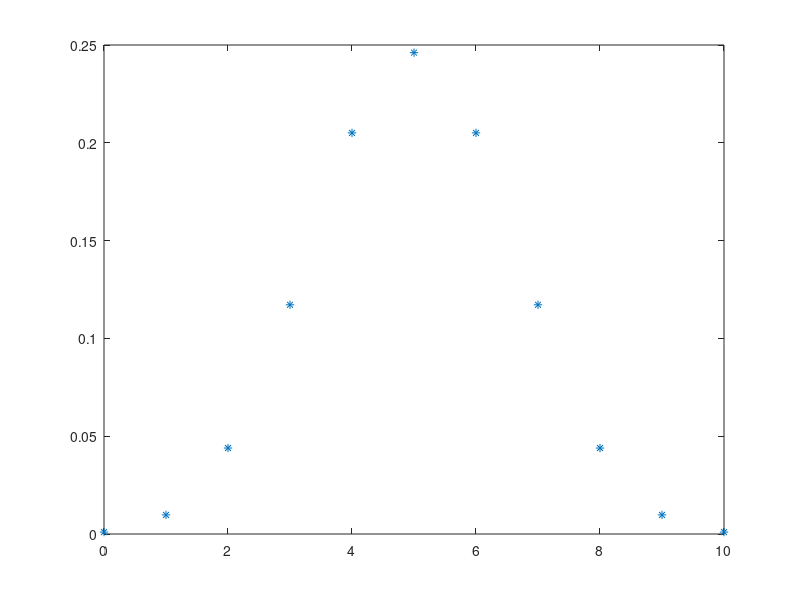

Reproduce this figure in MATLAB.
%{
@author G. Mizael Mtz. Hdz.
@description Bernoulli 
@version 1.0.0
@date 2017-12-11
%}
p=0.5;
mean_=p
var_=p*(1-p)
r = binornd(1,p);
x = 0:10;
y = binopdf(x,10,p);
plot(x,y,'*')
[phat, pci] = binofit(r,1)

